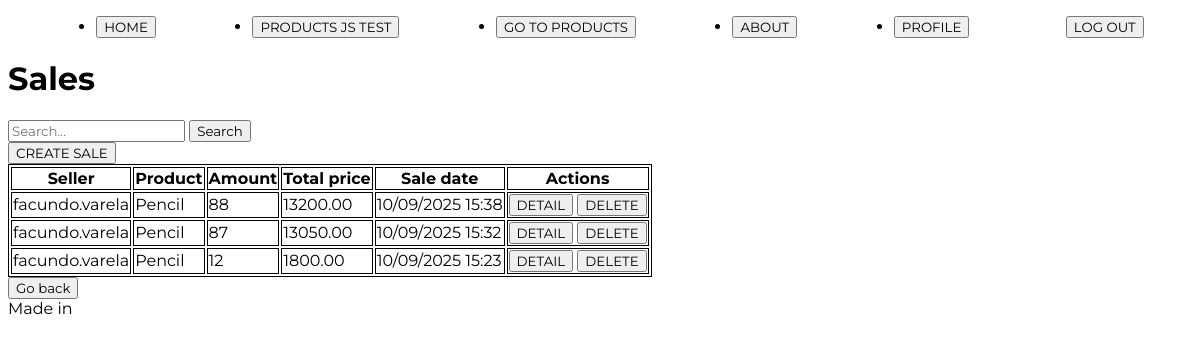
/product/sale/list (signed in), run on an earlier commit of the app's database.
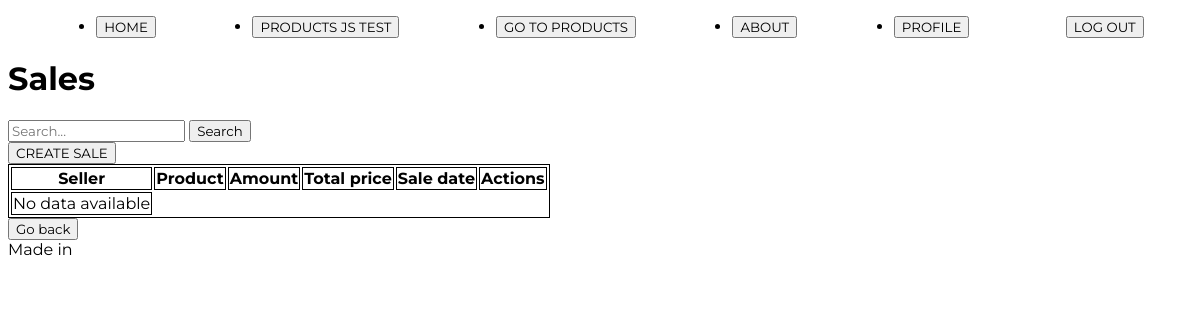
And on a later commit of the database.
### product/models.py (models this page shows, shortened)
class Sale(models.Model):
    seller = models.ForeignKey(Seller, on_delete=models.CASCADE)
    product = models.ForeignKey(Product, on_delete=models.CASCADE)
    amount = models.PositiveBigIntegerField()
    total_price = models.DecimalField(max_digits=10, decimal_places=2, editable=False)
    sell_date = models.DateTimeField(default=timezone.now, editable=False)
    class Meta:
        ordering = ("-sell_date",)

class Seller(models.Model):
    user = models.OneToOneField(User, on_delete=models.CASCADE, related_name="seller")
    cellphone = models.CharField(max_length=50)
    user_img = models.ImageField(upload_to="profile_images", null=True, blank=True)

class Product(models.Model):
    category=models.ForeignKey(Category, on_delete=models.CASCADE, null=True, blank=True, verbose_name='category')
    name = models.CharField(max_length=150, db_index=True) #facilita la búsqueda en la BD
    description = models.TextField(blank=True, null=True, verbose_name='Description') #blank: el campo puede dejarse vacío cuando es True
    price = models.DecimalField(max_digits=10, decimal_places=2)
    stock = models.PositiveIntegerField()
    class Meta: #Se utiliza para definir opciones de configuración adicionales de un modelo
        unique_together = ('category', 'name') #la combinación de los campos debe ser única en la BD
        verbose_name = 'Product' #Define el nombre singular legible del modelo (también usado en el panel de ADMIN)
        verbose_name_plural = 'Products' #Define el nombre plurar legible del modelo (también usado en el panel de ADMIN)

### product/views_models/sale.py (the view)
# urls.py: path('sale/list', sale.SaleListView.as_view(), name='sale_list'),
class SaleListView(ListView):
    model = models.Sale
    template_name = 'product/Sale_crud/sale_list.html'
    def get_queryset(self):
        search = self.request.GET.get('search')
        if search:
            return models.Sale.objects.filter(seller__user___username__icontains=search) | models.Sale.objects.filter(product__name__icontains=search)
        return models.Sale.objects.all()

### product/templates/product/Sale_crud/sale_list.html (shortened to what this page needs)
{% extends 'core/base.html' %}
{% block content %}
<h1>Sales</h1>
<form method="get" action="">
    <input type="text" name="query" placeholder="Search...">
    <button type="submit">Search</button>
</form>
<a href="{% url 'product:sale_create' %}"><button>CREATE SALE</button></a>
<table class="tablaPrueba">
    <thead>
        <tr>
            <th>Seller</th>
            <th>Product</th>
            <th>Amount</th>
            <th>Total price</th>
            <th>Sale date</th>
            <th>Actions</th>
        </tr>
    </thead>
    <tbody>
        {% for sale in object_list %}
        <tr>
            <td> {{ sale.seller.user.username }}</td>
            <td> {{ sale.product.name }}</td>
            <td> {{ sale.amount }}</td>
            <td> {{ sale.total_price }}</td>
            <td> {{ sale.sell_date|date:'d/m/Y H:i' }}</td>
            <td>
                <a href="{% url 'product:sale_detail' sale.id %}"><button>DETAIL</button></a>
                {% if user.is_staff%}
                <a href="{% url 'product:sale_delete' sale.id %}"><button>DELETE</button></a>
                {% endif %}
            </td>
        </tr>
        {% empty %}
        <tr>
            <td>No data available</td>
        </tr>
        {% endfor %}
    </tbody>
</table>
<a href="{% url 'product:index' %}"><button>Go back</button></a>
{% endblock content %}

### core/templates/core/base.html (shortened to what this page needs)
<!DOCTYPE html>
<html lang="en">
<head>
    {% load static %}
    <link rel="stylesheet" href="{% static 'core/css/styles.css' %}">
</head>
<body>
    <header>
        <ul>
            {% if user.is_authenticated %}
            <li><a href="{% url 'core:index' %}"><button>HOME</button></a></li>
            <li><a href="{% url 'core:products' %}"><button>PRODUCTS JS TEST</button></a></li>
            <li><a href="{% url 'product:index' %}"><button>GO TO PRODUCTS</button></a></li>
            <li><a href="{% url 'core:about' %}"><button>ABOUT</button></a></li>
            <li><a href="{% url 'core:profile' %}"><button>PROFILE</button></a></li>
            <form action="{% url 'core:logout' %}" method="post">
                <button type="submit">LOG OUT</button></a>
            </form>
        </ul>
        {% endif %}
    </header>
    <main>
        {% block content %}{% endblock content %}
    </main>
    <footer>Made in {{ year }}</footer>
</body>
</html>

### core/static/core/css/styles.css (style rules this page uses)
* { font-family: 'Montserrat', sans-serif; }
.tablaPrueba,thead,th,tbody,tr,td { border: 1px solid; }

What changed in the data, as far as the page shows it:
removed Sale: seller.user.username "facundo.varela", product.name "Pencil", amount "88", total_price "13200.00", sell_date "10/09/2025 15:38"
removed Sale: seller.user.username "facundo.varela", product.name "Pencil", amount "87", total_price "13050.00", sell_date "10/09/2025 15:32"
removed Sale: seller.user.username "facundo.varela", product.name "Pencil", amount "12", total_price "1800.00", sell_date "10/09/2025 15:23"
Also different on the page:
text now shown: "No data available"
